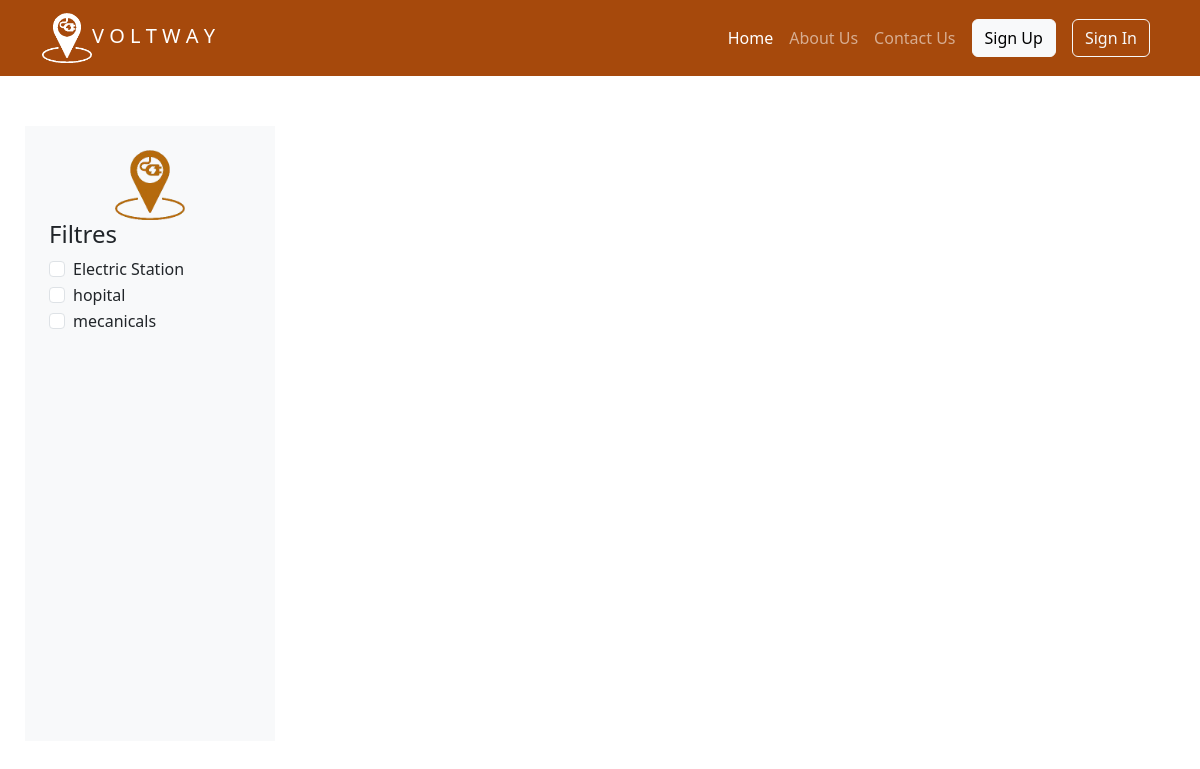
The page / on the database its author committed.
### tables this page shows
CREATE TABLE `categories` (
  `id` int(11) NOT NULL,
  `name` varchar(255) NOT NULL
);

### session_management.php (called while the page is built, shortened)
<?php
function isAuthenticated()
{
    return isset($_SESSION['user_id']);
}

### index.php (the view, shortened to what this page needs)
<?php
include 'db.php';
function getCategories()
{
    global $conn;
    $sql = "SELECT * FROM categories";
    $result = $conn->query($sql);
    $categories = [];
    while ($row = $result->fetch_assoc()) {
        $categories[] = $row;
    }
    return $categories;
}
$categories = getCategories();
?>
<!DOCTYPE html>
<html lang="fr">
<head>
    <link href="https://cdn.jsdelivr.net/npm/bootstrap@5.3.0/dist/css/bootstrap.min.css" rel="stylesheet" />
    <link rel="stylesheet" href="css/bootstrap.min.css" />
    <link rel="stylesheet" href="style.css" />
</head>
<body>
    <?php include 'session_management.php';
    ?>
    <nav class="navbar navbar-expand-lg navbar-dark" style="background-color: #a6490c">
        <div class="container-fluid container">
            <a class="navbar-brand" href="#"><img src="img/fav-icon-white.png" width="50" height="50" alt=""
                    srcset="" /><span class="bold">V O L T W A Y</span></a>
            <div class="collapse navbar-collapse" id="navbarNav">
                <ul class="navbar-nav ms-auto align-items-center">
                    <li class="nav-item">
                        <a class="nav-link active" aria-current="page" href="#">Home</a>
                    </li>
                    <li class="nav-item">
                        <a class="nav-link" href="about.html">About Us</a>
                    </li>
                    <li class="nav-item">
                        <a class="nav-link" href="contact.html">Contact Us</a>
                    </li>
                    <?php if (isAuthenticated()) : ?>
                    <li class="nav-item"><a class="nav-link" href="logout.php">
                            <div class="btn btn-outline-light">Logout</div>
                        </a></li>
                    <?php else : ?>
                    <li class="nav-item"><a class="nav-link" href="signup.php">
                            <div class="btn btn-light">Sign Up</div>
                        </a></li>
                    <li class="nav-item"><a class="nav-link" href="signin.php">
                            <div class="btn btn-outline-light">Sign In</div>
                        </a></li>
                    <?php endif; ?>
                </ul>
            </div>
        </div>
    </nav>
    <div class="" style="height: calc(100% - 56px);">
        <div id="sidebar" class="bg-light p-4" style="width: 250px; position: absolute; z-index: 10;">
            <img src="img/fav-icon.png" width="70" height="70" alt="" class="img img-fluid me-auto ms-auto d-block" />
            <h4>Filtres</h4>
            <?php foreach ($categories as $category) : ?>
            <div class="form-check">
                <input class="form-check-input" type="checkbox"
                    value="<?php echo htmlspecialchars($category['name']); ?>"
                    id="category-<?php echo $category['id']; ?>" />
                <label class="form-check-label" for="category-<?php echo $category['id']; ?>">
                    <?php echo htmlspecialchars($category['name']); ?>
                </label>
            </div>
            <?php endforeach; ?>
        </div>
        <div id="map" class="flex-grow-1" style="position: relative"></div>
    </div>
</body>
</html>

### style.css (style rules this page uses)
html, body, #map { height: 100%; margin: 0; padding: 0; }
#sidebar { margin-top: 50px; margin-left: 25px; height: 75%; overflow-y: auto; }

### rows shown on the page
categories: name "Electric Station"
categories: name "hopital"
categories: name "mecanicals"
